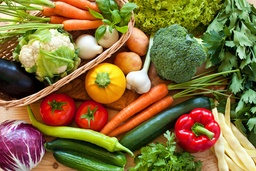
#> input picture Assignment-2/Image.jpg, 256 x 171 px, shrunk from 1600 x 1067 before the run
$ jupyter execute 'Assignment-2 Part-B.ipynb'
#> lines starting #> are read from the running program, lines starting #| are printed output that depends on the picture
<h1><center> Assignment 2 (Part B) </center> </h1>

<h2 style="text-align:left;">
    Name: Sushovan Jena
    <span style="float:right;">
        Course: CS669
    </span>
</h2>
<h2 style="text-align:left;">
    Enroll No.: S20011
    <span style="float:right;">
         (Pattern Recognition)
    </span>
</h2>

<!-- <h2 style='text-align: left;'>Name: Sujeet Kumar </h2> <h2 style='text-align: right;'>Course: EE534 (Probability and Random Processes)</h2> -->

[cell 1]
import numpy as np
import matplotlib.pyplot as plt
from PIL import Image
from sklearn.preprocessing import MinMaxScaler

<H1>Implementation of k-means clustering</H1>

[cell 2]
def kmeans(X, k):
    diff = 1
    cluster = np.zeros(X.shape[0])

    ### Initialize k random centroids
    random_indices = np.random.choice(len(X), size=k, replace=False)
    centroids = X[random_indices, :]
    new_centroids = X[random_indices, :]

    min_dist = np.array([float('inf')] * X.shape[0])
    while diff:
        for i in range(k):
            ### Distance of each point from each clusters center.
            dist = np.sqrt(np.sum((X - centroids[i])**2, axis=1))

            ### Assigning the cluster index to the points where the distance is lesser than the previous assignment.
            cluster = np.where(dist < min_dist, i, cluster)
            ### Update the minimum distance for every data points.
            min_dist = np.where(dist < min_dist, dist, min_dist)
            ### Update the centroids
            new_centroids[i] = np.mean(X[cluster == i], axis=0)

            # if centroids are same then leave
            if np.sum(centroids-new_centroids) == 0:
                diff = 0
            else:
                centroids = new_centroids
    return centroids, cluster

def normalize(img):
    scaler = MinMaxScaler()
    # fit using the train set
    scaler.fit(img)
    # transform the test test
    img_scaled = scaler.transform(img)
    return scaler, img_scaled

<H1>(i) k-means clustering-based segmentation of the given image, When using only pixel colour values as features </H1>

[cell 3]
raw_img = Image.open('Image.jpg')
#> raw_img is the input picture: PIL image 256x171 RGB; mean R, G, B 132, 112.6, 59.4
raw_img = np.asarray(raw_img, dtype="int32")
#> raw_img: shape (171, 256, 3) int32
img = raw_img.reshape((-1,3))

def run_kmeans(k):
    ### With normalization
    ### Normalized Data
    scaler, img_scaled = normalize(img)
    ### Call Kmeans
    centroids, clusters = kmeans(img_scaled, k)
#> in kmeans, `random_indices = np.random.choice(len(X), size=k, replace=False)`: random_indices = [16035, 39224, 4391]
#> in kmeans, `centroids = X[random_indices, :]`: centroids = [[0.31, 0.388, 0.141], [0.212, 0.337, 0.255], [0.62, 0.557, 0.212]]
#> in kmeans, `new_centroids = X[random_indices, :]`: new_centroids has the same summary as centroids
#> after the loop in kmeans, `while diff:`: new_centroids = [[0.518, 0.441, 0.233], [0.203, 0.212, 0.16], [0.733, 0.619, 0.368]]
#> centroids has the same summary as new_centroids in kmeans
    ### Denormalize centroids
    centroids = scaler.inverse_transform(centroids)
#> centroids = [[132, 112.6, 59.41], [51.64, 53.98, 40.89], [187, 157.9, 93.86]]
    ### Showing the Original and segmented image
    fig, ax = plt.subplots(1, 3, figsize=(16, 5))
    ### Show Original Image
    ax[0].imshow(img.reshape(raw_img.shape))
    ax[0].set_title("Original Image")
    ### Segmented (Converting to 8-bits)
    centroids = np.uint8(centroids[:, :3])
#> centroids = [[132, 112, 59], [51, 53, 40], [187, 157, 93]]
    segmented_img = np.uint8(centroids[np.uint8(clusters)]).reshape(raw_img.shape)
    ### Show segmented Image
    ax[1].imshow(segmented_img)
    ax[1].set_title("Segmented Image with K={} with normalization".format(k))


    ### Without normalization
    ### Call Kmeans
    centroids, clusters = kmeans(img, k)
#> centroids = [[132, 112, 59], [19, 16, 4], [164, 143, 80]]
    ### Segmented (Converting to 8-bits)
    centroids = np.uint8(centroids[:, :3])
    segmented = np.uint8(centroids[np.uint8(clusters)]).reshape(raw_img.shape)
    ### Show segmented Image
    ax[2].imshow(segmented)
    ax[2].set_title("Segmented Image with K={} without normalization".format(k))


run_kmeans(3)
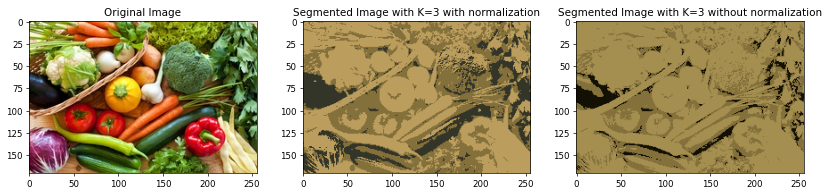
#> figure drawn by matplotlib, 3 panels

[cell 4]
run_kmeans(10)
#> in run_kmeans (call 2), `centroids, clusters = kmeans(img_scaled, k)`: centroids = [[0.518, 0.441, 0.233], [0.661, 0.573, 0.324], [0.86, 0.76, 0.59], [0.791, 0.299, 0.1], [0.341, 0.305, 0.107], [0.915, 0.888, 0.768], [0.909, 0.935, 0.812], [0.525, 0.494, 0.0784], [0.64, 0.788, 0.55], [0.265, 0.176, 0.0454]]
#> in run_kmeans (call 2), `centroids = scaler.inverse_transform(centroids)`: centroids = [[132, 112.6, 59.41], [168.4, 146.2, 82.62], [219.4, 193.9, 150.5], [201.7, 76.12, 25.52], [86.95, 77.9, 27.27], [233.4, 226.4, 195.9], [231.8, 238.4, 207.1], [133.9, 125.9, 20], [163.2, 201, 140.2], [67.5, 44.99, 11.57]]
#> in run_kmeans (call 2), `centroids = np.uint8(centroids[:, :3])`: centroids = [[132, 112, 59], [168, 146, 82], [219, 193, 150], [201, 76, 25], [86, 77, 27], [233, 226, 195], [231, 238, 207], [133, 125, 19], [163, 200, 140], [67, 44, 11]]
#> in run_kmeans (call 2), `centroids, clusters = kmeans(img, k)`: centroids = [[132, 112, 59], [172, 143, 9], [100, 96, 46], [149, 34, 11], [214, 201, 148], [58, 64, 17], [221, 221, 187], [126, 146, 21], [208, 179, 25], [178, 179, 123]]

[cell 5]
run_kmeans(20)
#> call 3 of run_kmeans, with k = 20
#> in kmeans (call 5), `centroids = X[random_indices, :]`: centroids = 20 rows, first 8: [0.0392, 0.102, 0.051], [0.118, 0.0902, 0], [0.51, 0.569, 0.102], [0.902, 0.302, 0.0392], [0.741, 0.886, 0.58], [0.922, 0.922, 0.686], [0.831, 0.165, 0.2], [0.859, 0.773, 0.435]
#> in kmeans (call 5), `new_centroids = X[random_indices, :]`: new_centroids has the same summary as centroids
#> after the loop in kmeans (call 5), `while diff:`: new_centroids = 20 rows, first 8: [0.518, 0.441, 0.233], [0.551, 0.459, 0.239], [0.643, 0.559, 0.31], [0.813, 0.319, 0.129], [0.806, 0.786, 0.589], [0.932, 0.865, 0.74], [0.677, 0.14, 0.153], [0.817, 0.691, 0.405]
#> in run_kmeans (call 3), `centroids, clusters = kmeans(img_scaled, k)`: centroids has the same summary as new_centroids in kmeans
#> in run_kmeans (call 3), `centroids = scaler.inverse_transform(centroids)`: centroids = 20 rows, first 8: [132, 112.6, 59.41], [140.5, 117.1, 60.93], [164, 142.5, 79.12], [207.4, 81.28, 32.9], [205.6, 200.5, 150.1], [237.6, 220.5, 188.6], [172.7, 35.71, 39.11], [208.3, 176.3, 103.3]
#> in run_kmeans (call 3), `centroids = np.uint8(centroids[:, :3])`: centroids = 20 rows, first 8: [132, 112, 59], [140, 117, 60], [163, 142, 79], [207, 81, 32], [205, 200, 150], [237, 220, 188], [172, 35, 39], [208, 176, 103]
#> in run_kmeans (call 3), `segmented_img = np.uint8(centroids[np.uint8(clusters)]).reshape(raw_im..`:
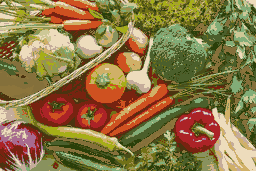
#> segmented_img: shape (171, 256, 3); mean R, G, B 140.2, 118.4, 67.8
#> in kmeans (call 6), `centroids = X[random_indices, :]`: centroids = 20 rows, first 8: [101, 107, 43], [229, 12, 23], [49, 66, 30], [150, 149, 41], [216, 49, 77], [156, 169, 1], [122, 136, 15], [150, 68, 12]
#> in kmeans (call 6), `new_centroids = X[random_indices, :]`: new_centroids has the same summary as centroids
#> after the loop in kmeans (call 6), `while diff:`: new_centroids = 20 rows, first 8: [132, 112, 59], [206, 67, 27], [51, 46, 13], [188, 175, 104], [213, 100, 79], [190, 171, 16], [120, 127, 13], [149, 54, 15]
#> in run_kmeans (call 3), `centroids, clusters = kmeans(img, k)`: centroids has the same summary as new_centroids in kmeans
#> in run_kmeans (call 3), `segmented = np.uint8(centroids[np.uint8(clusters)]).reshape(raw_img.sh..`:
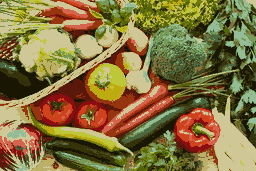
#> segmented: shape (171, 256, 3); mean R, G, B 132.3, 113.7, 61.8

[cell 6]
run_kmeans(100)
#> call 4 of run_kmeans, with k = 100
#> in kmeans (call 7), `centroids = X[random_indices, :]`: centroids = 100 rows, first 8: [0.169, 0.294, 0.141], [0.224, 0.278, 0], [0.788, 0.561, 0.365], [0.608, 0.612, 0.11], [0.255, 0.0157, 0.0118], [0.851, 0.384, 0.216], [0.447, 0.537, 0.0824], [0.286, 0.384, 0.227]
#> in kmeans (call 7), `new_centroids = X[random_indices, :]`: new_centroids has the same summary as centroids
#> after the loop in kmeans (call 7), `while diff:`: new_centroids = 100 rows, first 8: [0.518, 0.441, 0.233], [0.458, 0.293, 0.0579], [0.742, 0.632, 0.387], [0.578, 0.516, 0.148], [0.312, 0.0687, 0.0366], [0.793, 0.29, 0.113], [0.425, 0.478, 0.17], [0.355, 0.409, 0.254]
#> in run_kmeans (call 4), `centroids, clusters = kmeans(img_scaled, k)`: centroids has the same summary as new_centroids in kmeans
#> in run_kmeans (call 4), `centroids = scaler.inverse_transform(centroids)`: centroids = 100 rows, first 8: [132, 112.6, 59.41], [116.7, 74.8, 14.78], [189.2, 161.1, 98.65], [147.5, 131.7, 37.61], [79.52, 17.53, 9.34], [202.3, 73.98, 28.78], [108.5, 121.9, 43.47], [90.52, 104.2, 64.86]
#> in run_kmeans (call 4), `centroids = np.uint8(centroids[:, :3])`: centroids = 100 rows, first 8: [132, 112, 59], [116, 74, 14], [189, 161, 98], [147, 131, 37], [79, 17, 9], [202, 73, 28], [108, 121, 43], [90, 104, 64]
#> in kmeans (call 8), `centroids = X[random_indices, :]`: centroids = 100 rows, first 8: [179, 111, 134], [251, 207, 170], [12, 26, 0], [115, 179, 142], [197, 128, 156], [247, 188, 132], [17, 33, 4], [200, 98, 0]
#> in kmeans (call 8), `new_centroids = X[random_indices, :]`: new_centroids has the same summary as centroids
#> after the loop in kmeans (call 8), `while diff:`: new_centroids = 100 rows, first 8: [132, 112, 59], [223, 213, 158], [65, 57, 15], [126, 161, 79], [209, 159, 131], [220, 185, 93], [72, 61, 17], [164, 95, 21]
#> in run_kmeans (call 4), `centroids, clusters = kmeans(img, k)`: centroids has the same summary as new_centroids in kmeans
#> in run_kmeans (call 4), `segmented = np.uint8(centroids[np.uint8(clusters)]).reshape(raw_img.sh..`:
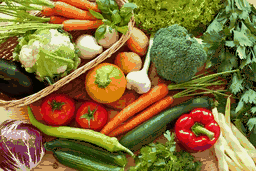
#> segmented: shape (171, 256, 3); mean R, G, B 133.2, 112.2, 55.4

<H1>(ii) k-means clustering-based segmentation of the given image, When using both pixel colour and location values as features </H1>

[cell 7]
### Read the image file
raw_img = Image.open('Image.jpg')
raw_img = np.asarray(raw_img, dtype="int32")
h, w, _ = raw_img.shape
### Reshape the image to get and array of each [r, g, b] values
img = raw_img.reshape((-1,3))
print(h*w, img.shape)
#| 43776 (43776, 3)
### Adding the position as features
new_img = np.array([np.append(img[i], [i%w, i//w]) for i in range(img.shape[0])])

def run_kmeans(k):
    ### With normalization
    ### Normalized Data
    scaler, img_scaled = normalize(new_img)
    ### Call Kmeans
    centroids, clusters = kmeans(img_scaled, k)
#> centroids = [[0.518, 0.441, 0.233, 0.5, 0.5], [0.38, 0.44, 0.202, 0.874, 0.369], [0.361, 0.224, 0.0949, 0.362, 0.724]]
    ### Denormalize centroids
    centroids = scaler.inverse_transform(centroids)
#> centroids = [[132, 112.6, 59.41, 127.5, 85], [96.94, 112.1, 51.52, 223, 62.68], [91.93, 57.2, 24.19, 92.34, 123.1]]
    ### Showing the Original and segmented image
    fig, ax = plt.subplots(1, 3, figsize=(16, 5))
    ### Show Original Image
    ax[0].imshow(img.reshape(raw_img.shape))
    ax[0].set_title("Original Image")
    ### Segmented (Converting to 8-bits)
    centroids = np.uint8(centroids[:, :3])
#> centroids = [[132, 112, 59], [96, 112, 51], [91, 57, 24]]
    segmented_img = np.uint8(centroids[np.uint8(clusters)]).reshape(raw_img.shape)
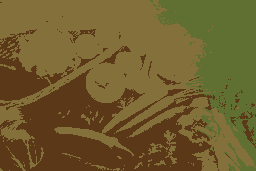
#> segmented_img: shape (171, 256, 3); mean R, G, B 111.7, 94, 46
    ### Show segmented Image
    ax[1].imshow(segmented_img)
    ax[1].set_title("Segmented Image with K={} with normalization".format(k))


    ### Without normalization
    ### Call Kmeans
    centroids, clusters = kmeans(new_img, k)
#> centroids = [[132, 112, 59, 127, 85], [202, 192, 141, 107, 85], [177, 166, 81, 142, 69]]
    ### Segmented (Converting to 8-bits)
    centroids = np.uint8(centroids[:, :3])
#> centroids = [[132, 112, 59], [202, 192, 141], [177, 166, 81]]
    segmented = np.uint8(centroids[np.uint8(clusters)]).reshape(raw_img.shape)
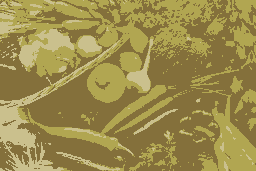
#> segmented: shape (171, 256, 3); mean R, G, B 155.6, 139.9, 75.9
    ### Show segmented Image
    ax[2].imshow(segmented)
    ax[2].set_title("Segmented Image with K={} without normalization".format(k))


run_kmeans(3)

[cell 8]
run_kmeans(10)
#> call 2 of run_kmeans, with k = 10
#> in run_kmeans (call 2), `centroids, clusters = kmeans(img_scaled, k)`: centroids = [[0.518, 0.441, 0.233, 0.5, 0.5], [0.372, 0.3, 0.101, 0.505, 0.458], [0.614, 0.464, 0.224, 0.316, 0.589], [0.716, 0.556, 0.282, 0.434, 0.304], [0.816, 0.811, 0.63, 0.397, 0.279], [0.635, 0.776, 0.612, 0.813, 0.226], [0.345, 0.35, 0.121, 0.52, 0.285], [0.532, 0.539, 0.226, 0.198, 0.244], [0.377, 0.34, 0.0904, 0.476, 0.843], [0.694, 0.701, 0.427, 0.234, 0.356]]
#> in run_kmeans (call 2), `centroids = scaler.inverse_transform(centroids)`: centroids = [[132, 112.6, 59.41, 127.5, 85], [94.95, 76.57, 25.77, 128.7, 77.92], [156.6, 118.3, 57.07, 80.63, 100.2], [182.5, 141.8, 71.99, 110.7, 51.62], [208.2, 206.8, 160.7, 101.2, 47.47], [161.9, 197.9, 156, 207.2, 38.48], [88.08, 89.24, 30.73, 132.5, 48.37], [135.6, 137.5, 57.5, 50.43, 41.4], [96.19, 86.67, 23.05, 121.5, 143.3], [177, 178.8, 108.8, 59.6, 60.48]]
#> in run_kmeans (call 2), `centroids = np.uint8(centroids[:, :3])`: centroids = [[132, 112, 59], [94, 76, 25], [156, 118, 57], [182, 141, 71], [208, 206, 160], [161, 197, 156], [88, 89, 30], [135, 137, 57], [96, 86, 23], [176, 178, 108]]
#> in run_kmeans (call 2), `segmented_img = np.uint8(centroids[np.uint8(clusters)]).reshape(raw_im..`:
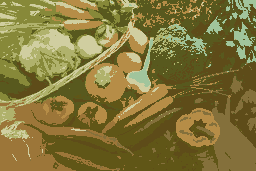
#> segmented_img: shape (171, 256, 3); mean R, G, B 131.2, 118.8, 58.2
#> in run_kmeans (call 2), `centroids, clusters = kmeans(new_img, k)`: centroids = [[132, 112, 59, 127, 85], [136, 102, 49, 162, 84], [103, 80, 31, 137, 92], [67, 60, 26, 78, 116], [191, 76, 53, 55, 114], [26, 20, 8, 83, 105], [79, 96, 37, 192, 70], [41, 33, 3, 93, 123], [142, 158, 79, 169, 140], [45, 43, 11, 198, 94]]
#> in run_kmeans (call 2), `centroids = np.uint8(centroids[:, :3])`: centroids = [[132, 112, 59], [136, 102, 49], [103, 80, 31], [67, 60, 26], [191, 76, 53], [26, 20, 8], [79, 96, 37], [41, 33, 3], [142, 158, 79], [45, 43, 11]]
#> in run_kmeans (call 2), `segmented = np.uint8(centroids[np.uint8(clusters)]).reshape(raw_img.sh..`:
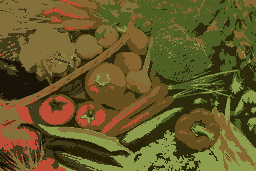
#> segmented: shape (171, 256, 3); mean R, G, B 101.3, 89.1, 40.4

[cell 9]
run_kmeans(50)
#> call 3 of run_kmeans, with k = 50
#> in kmeans (call 13), `centroids = X[random_indices, :]`: centroids = 50 rows, first 6: [0.816, 0.161, 0.271, 0.82, 0.835], [0.494, 0.533, 0.0941, 0.0902, 0.259], [0.561, 0.737, 0.514, 0.706, 0.218], [0.737, 0.62, 0.576, 0.0902, 0.712], [0.682, 0.0235, 0.165, 0.776, 0.859], [0.875, 0.808, 0.525, 0.882, 0.694]
#> in kmeans (call 13), `new_centroids = X[random_indices, :]`: new_centroids has the same summary as centroids
#> after the loop in kmeans (call 13), `while diff:`: new_centroids = 50 rows, first 6: [0.518, 0.441, 0.233, 0.5, 0.5], [0.528, 0.47, 0.238, 0.366, 0.374], [0.597, 0.643, 0.411, 0.654, 0.338], [0.713, 0.617, 0.476, 0.195, 0.688], [0.324, 0.205, 0.0594, 0.617, 0.703], [0.842, 0.801, 0.561, 0.778, 0.747]
#> in run_kmeans (call 3), `centroids, clusters = kmeans(img_scaled, k)`: centroids has the same summary as new_centroids in kmeans
#> in run_kmeans (call 3), `centroids = scaler.inverse_transform(centroids)`: centroids = 50 rows, first 6: [132, 112.6, 59.41, 127.5, 85], [134.7, 119.8, 60.7, 93.23, 63.63], [152.3, 163.9, 104.9, 166.8, 57.49], [181.9, 157.3, 121.4, 49.72, 117], [82.55, 52.31, 15.15, 157.4, 119.6], [214.7, 204.4, 143.1, 198.3, 127]
#> in run_kmeans (call 3), `centroids = np.uint8(centroids[:, :3])`: centroids = 50 rows, first 8: [132, 112, 59], [134, 119, 60], [152, 163, 104], [181, 157, 121], [82, 52, 15], [214, 204, 143], [111, 149, 96], [231, 233, 182]
#> in run_kmeans (call 3), `segmented_img = np.uint8(centroids[np.uint8(clusters)]).reshape(raw_im..`:
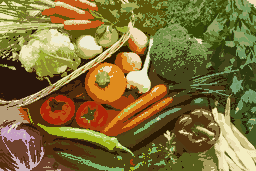
#> segmented_img: shape (171, 256, 3); mean R, G, B 128.1, 111.9, 56.4
#> in kmeans (call 14), `centroids = X[random_indices, :]`: centroids = 50 rows, first 6: [40, 67, 0, 120, 142], [36, 40, 43, 23, 79], [23, 68, 0, 112, 10], [8, 7, 5, 0, 79], [67, 97, 0, 121, 18], [255, 101, 118, 193, 139]
#> in kmeans (call 14), `new_centroids = X[random_indices, :]`: new_centroids has the same summary as centroids
#> after the loop in kmeans (call 14), `while diff:`: new_centroids = 50 rows, first 6: [132, 112, 59, 127, 85], [147, 115, 74, 47, 67], [113, 118, 50, 165, 29], [17, 9, 6, 20, 85], [159, 150, 78, 138, 53], [208, 169, 118, 135, 94]
#> in run_kmeans (call 3), `centroids, clusters = kmeans(new_img, k)`: centroids has the same summary as new_centroids in kmeans
#> in run_kmeans (call 3), `centroids = np.uint8(centroids[:, :3])`: centroids = 50 rows, first 8: [132, 112, 59], [147, 115, 74], [113, 118, 50], [17, 9, 6], [159, 150, 78], [208, 169, 118], [168, 61, 29], [206, 211, 160]
#> in run_kmeans (call 3), `segmented = np.uint8(centroids[np.uint8(clusters)]).reshape(raw_img.sh..`:
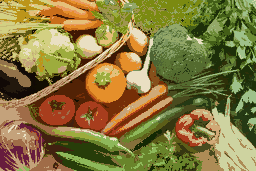
#> segmented: shape (171, 256, 3); mean R, G, B 134.3, 120.1, 61.5
